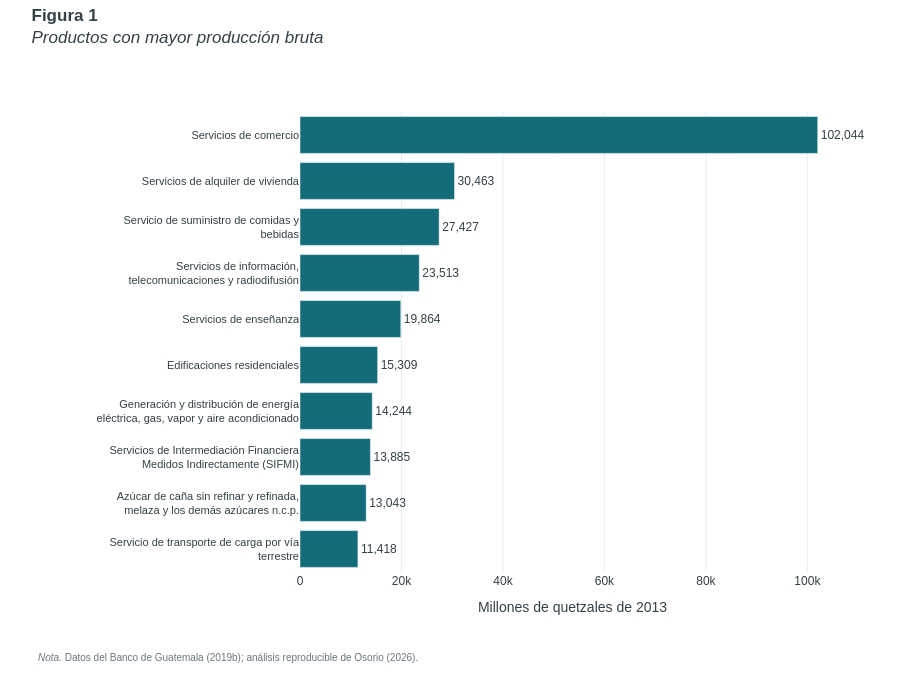

Here is the notebook cell this chart was saved with:
### Code cell
#@title { display-mode: "form" }
fig = figura_produccion(principales_produccion)
mostrar_figura(fig, "Figura 1. Productos con mayor producción bruta")

### Figure 1 — Plotly figure (JSON) as saved in the notebook; plotly's stock layout.template omitted (floating-point values rounded to 4 significant figures)
{"data": [{"cliponaxis": false, "customdata": [["Servicio de transporte de carga por vía terrestre", "P105"], ["Azúcar de caña sin refinar y refinada, melaza y los demás azúcares n.c.p.", "P052"], ["Servicios de Intermediación Financiera Medidos Indirectamente (SIFMI)", "P115"], ["Generación y distribución de energía eléctrica, gas, vapor y aire acondicionado", "P095"], ["Edificaciones residenciales", "P098"], ["Servicios de enseñanza", "P142"], ["Servicios de información, telecomunicaciones y radiodifusión", "P112"], ["Servicio de suministro de comidas y bebidas", "P111"], ["Servicios de alquiler de vivienda", "P118"], ["Servicios de comercio", "P102"]], "hovertemplate": "%{customdata[0]}<br>Código: %{customdata[1]}<br>Producción bruta: Q %{x:,.2f} millones<extra></extra>", "marker": {"color": "#146c7a"}, "orientation": "h", "text": ["11,418", "13,043", "13,885", "14,244", "15,309", "19,864", "23,513", "27,427", "30,463", "102,044"], "textposition": "outside", "type": "bar", "x": [11420.0, 13040.0, 13890.0, 14240.0, 15310.0, 19860.0, 23510.0, 27430.0, 30460.0, 102000.0], "y": ["Servicio de transporte de carga por vía<br>terrestre", "Azúcar de caña sin refinar y refinada,<br>melaza y los demás azúcares n.c.p.", "Servicios de Intermediación Financiera<br>Medidos Indirectamente (SIFMI)", "Generación y distribución de energía<br>eléctrica, gas, vapor y aire acondicionado", "Edificaciones residenciales", "Servicios de enseñanza", "Servicios de información,<br>telecomunicaciones y radiodifusión", "Servicio de suministro de comidas y<br>bebidas", "Servicios de alquiler de vivienda", "Servicios de comercio"]}], "layout": {"annotations": [{"align": "left", "font": {"color": "#69767d", "size": 10}, "showarrow": false, "text": "<i>Nota.</i> Datos del Banco de Guatemala (2019b); análisis reproducible de Osorio (2026).", "x": 0, "xanchor": "left", "xref": "paper", "xshift": -264, "y": -0.17, "yanchor": "top", "yref": "paper"}], "font": {"color": "#334148", "family": "Arial, sans-serif", "size": 12}, "height": 690, "hoverlabel": {"bgcolor": "white", "font": {"family": "Arial", "size": 12}}, "margin": {"b": 118, "l": 300, "r": 55, "t": 112}, "paper_bgcolor": "white", "plot_bgcolor": "white", "title": {"automargin": false, "font": {"size": 17}, "pad": {"b": 8}, "text": "<b>Figura 1</b><br><i>Productos con mayor producción bruta</i>", "x": 0.035, "xanchor": "left", "xref": "container", "y": 0.97, "yanchor": "top", "yref": "container"}, "xaxis": {"gridcolor": "#e8edef", "title": {"text": "Millones de quetzales de 2013"}, "zeroline": false}, "yaxis": {"automargin": true, "tickfont": {"size": 11}}}}
